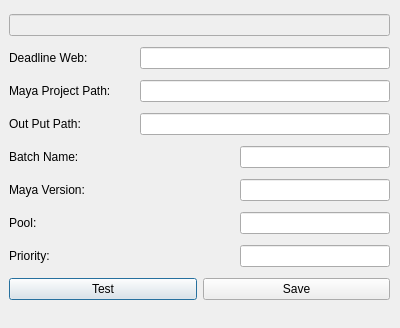
<?xml version="1.0" encoding="UTF-8"?>
<ui version="4.0">
 <class>Dialog</class>
 <widget class="QDialog" name="Dialog">
  <property name="geometry">
   <rect>
    <x>0</x>
    <y>0</y>
    <width>400</width>
    <height>328</height>
   </rect>
  </property>
  <property name="windowTitle">
   <string>Dialog</string>
  </property>
  <widget class="QWidget" name="verticalLayoutWidget">
   <property name="geometry">
    <rect>
     <x>9</x>
     <y>9</y>
     <width>381</width>
     <height>300</height>
    </rect>
   </property>
   <layout class="QVBoxLayout" name="verticalLayout">
    <item>
     <widget class="QLineEdit" name="lineEdit_feed">
      <property name="enabled">
       <bool>false</bool>
      </property>
     </widget>
    </item>
    <item>
     <layout class="QHBoxLayout" name="horizontalLayout">
      <item>
       <widget class="QLabel" name="label">
        <property name="text">
         <string>Deadline Web:</string>
        </property>
       </widget>
      </item>
      <item>
       <widget class="QLineEdit" name="lineEdit_deadlineweb">
        <property name="maximumSize">
         <size>
          <width>250</width>
          <height>16777215</height>
         </size>
        </property>
       </widget>
      </item>
     </layout>
    </item>
    <item>
     <layout class="QHBoxLayout" name="horizontalLayout_3">
      <item>
       <widget class="QLabel" name="label_3">
        <property name="text">
         <string>Maya Project Path:</string>
        </property>
       </widget>
      </item>
      <item>
       <widget class="QLineEdit" name="lineEdit_maya_project">
        <property name="maximumSize">
         <size>
          <width>250</width>
          <height>16777215</height>
         </size>
        </property>
       </widget>
      </item>
     </layout>
    </item>
    <item>
     <layout class="QHBoxLayout" name="horizontalLayout_4">
      <item>
       <widget class="QLabel" name="label_4">
        <property name="text">
         <string>Out Put Path:</string>
        </property>
       </widget>
      </item>
      <item>
       <widget class="QLineEdit" name="lineEdit_output">
        <property name="maximumSize">
         <size>
          <width>250</width>
          <height>16777215</height>
         </size>
        </property>
       </widget>
      </item>
     </layout>
    </item>
    <item>
     <layout class="QHBoxLayout" name="horizontalLayout_5">
      <item>
       <widget class="QLabel" name="label_5">
        <property name="text">
         <string>Batch Name:</string>
        </property>
       </widget>
      </item>
      <item>
       <widget class="QLineEdit" name="lineEdit_batch">
        <property name="maximumSize">
         <size>
          <width>150</width>
          <height>16777215</height>
         </size>
        </property>
       </widget>
      </item>
     </layout>
    </item>
    <item>
     <layout class="QHBoxLayout" name="horizontalLayout_2">
      <item>
       <widget class="QLabel" name="label_2">
        <property name="text">
         <string>Maya Version:</string>
        </property>
       </widget>
      </item>
      <item>
       <widget class="QLineEdit" name="lineEdit_version">
        <property name="maximumSize">
         <size>
          <width>150</width>
          <height>16777215</height>
         </size>
        </property>
       </widget>
      </item>
     </layout>
    </item>
    <item>
     <layout class="QHBoxLayout" name="horizontalLayout_7">
      <item>
       <widget class="QLabel" name="label_7">
        <property name="text">
         <string>Pool:</string>
        </property>
       </widget>
      </item>
      <item>
       <widget class="QLineEdit" name="lineEdit_pool">
        <property name="maximumSize">
         <size>
          <width>150</width>
          <height>16777215</height>
         </size>
        </property>
       </widget>
      </item>
     </layout>
    </item>
    <item>
     <layout class="QHBoxLayout" name="horizontalLayout_6">
      <item>
       <widget class="QLabel" name="label_6">
        <property name="text">
         <string>Priority:</string>
        </property>
       </widget>
      </item>
      <item>
       <widget class="QLineEdit" name="lineEdit_priority">
        <property name="maximumSize">
         <size>
          <width>150</width>
          <height>16777215</height>
         </size>
        </property>
       </widget>
      </item>
     </layout>
    </item>
    <item>
     <layout class="QHBoxLayout" name="horizontalLayout_8">
      <item>
       <widget class="QPushButton" name="pushButton_test">
        <property name="maximumSize">
         <size>
          <width>200</width>
          <height>16777215</height>
         </size>
        </property>
        <property name="text">
         <string>Test</string>
        </property>
       </widget>
      </item>
      <item>
       <widget class="QPushButton" name="pushButton_save">
        <property name="maximumSize">
         <size>
          <width>200</width>
          <height>16777215</height>
         </size>
        </property>
        <property name="text">
         <string>Save</string>
        </property>
       </widget>
      </item>
     </layout>
    </item>
   </layout>
  </widget>
 </widget>
 <resources/>
 <connections/>
</ui>
